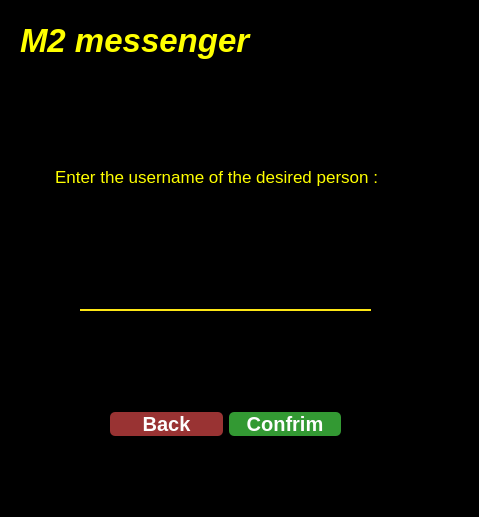
<?xml version="1.0" encoding="UTF-8"?>
<ui version="4.0">
 <class>sendmessageuser</class>
 <widget class="QWidget" name="sendmessageuser">
  <property name="geometry">
   <rect>
    <x>0</x>
    <y>0</y>
    <width>479</width>
    <height>517</height>
   </rect>
  </property>
  <property name="windowTitle">
   <string>Form</string>
  </property>
  <property name="styleSheet">
   <string notr="true">background-color: rgb(0, 0, 0);
</string>
  </property>
  <widget class="QLabel" name="label">
   <property name="geometry">
    <rect>
     <x>55</x>
     <y>160</y>
     <width>415</width>
     <height>34</height>
    </rect>
   </property>
   <property name="font">
    <font>
     <pointsize>13</pointsize>
    </font>
   </property>
   <property name="styleSheet">
    <string notr="true">color:rgb(255,255,0)	;</string>
   </property>
   <property name="text">
    <string>Enter the username of the desired person : </string>
   </property>
  </widget>
  <widget class="QLineEdit" name="lineEdit">
   <property name="geometry">
    <rect>
     <x>80</x>
     <y>260</y>
     <width>291</width>
     <height>51</height>
    </rect>
   </property>
   <property name="styleSheet">
    <string notr="true">
QLineEdit#lineEdit {

background-color:rgba(0, 0, 0, 0);
border:none;
border-bottom:2px solid rgba(254, 231, 21, 1);
color:rgba(255, 255, 255, 255);
padding-bottom:7px;

}

QLineEdit#lineEdit:hover {

	background-color: rgb(42, 46, 52);
	border-style: solid;
	border-color: rgb(245, 179, 1);
	color: rgb(241, 182, 88);

}</string>
   </property>
  </widget>
  <widget class="QLabel" name="label_2">
   <property name="geometry">
    <rect>
     <x>20</x>
     <y>10</y>
     <width>291</width>
     <height>61</height>
    </rect>
   </property>
   <property name="font">
    <font>
     <pointsize>25</pointsize>
     <italic>true</italic>
     <bold>true</bold>
    </font>
   </property>
   <property name="styleSheet">
    <string notr="true">color:rgb(255,255,0)	;</string>
   </property>
   <property name="text">
    <string>M2 messenger</string>
   </property>
  </widget>
  <widget class="QWidget" name="horizontalLayoutWidget">
   <property name="geometry">
    <rect>
     <x>110</x>
     <y>389</y>
     <width>231</width>
     <height>71</height>
    </rect>
   </property>
   <layout class="QHBoxLayout" name="horizontalLayout_3">
    <item>
     <widget class="QPushButton" name="pushButton">
      <property name="font">
       <font>
        <pointsize>15</pointsize>
        <italic>false</italic>
        <bold>true</bold>
       </font>
      </property>
      <property name="styleSheet">
       <string notr="true">QPushButton#pushButton {
color: white;
border-radius: 5px;
Background: #933;
color: #fefefe;
}

QPushButton#pushButton:hover {
	background-color: rgb(42, 46, 52);
border-style: solid;
 border-width: 1px;
	color: rgb(241, 182, 88);
}

QPushButton#pushButton:pressed {
border-style: solid;
border-width: 1px;
	background-color: rgb(25, 69, 105);
	color: rgb(85, 255, 255);
}</string>
      </property>
      <property name="text">
       <string>Back</string>
      </property>
     </widget>
    </item>
    <item>
     <widget class="QPushButton" name="pushButton_2">
      <property name="font">
       <font>
        <pointsize>15</pointsize>
        <bold>true</bold>
       </font>
      </property>
      <property name="styleSheet">
       <string notr="true">QPushButton#pushButton_2 {
color: white;
border-radius: 5px;
Background: #393;
color: #fefefe;
}

QPushButton#pushButton_2:hover {
	background-color: rgb(42, 46, 52);
border-style: solid;
 border-width: 1px;
	color: rgb(241, 182, 88);
}

QPushButton#pushButton_2:pressed {
border-style: solid;
border-width: 1px;
	background-color: rgb(25, 69, 105);
	color: rgb(85, 255, 255);
}</string>
      </property>
      <property name="text">
       <string>Confrim</string>
      </property>
      <property name="shortcut">
       <string>Return</string>
      </property>
     </widget>
    </item>
   </layout>
  </widget>
 </widget>
 <resources/>
 <connections/>
</ui>
